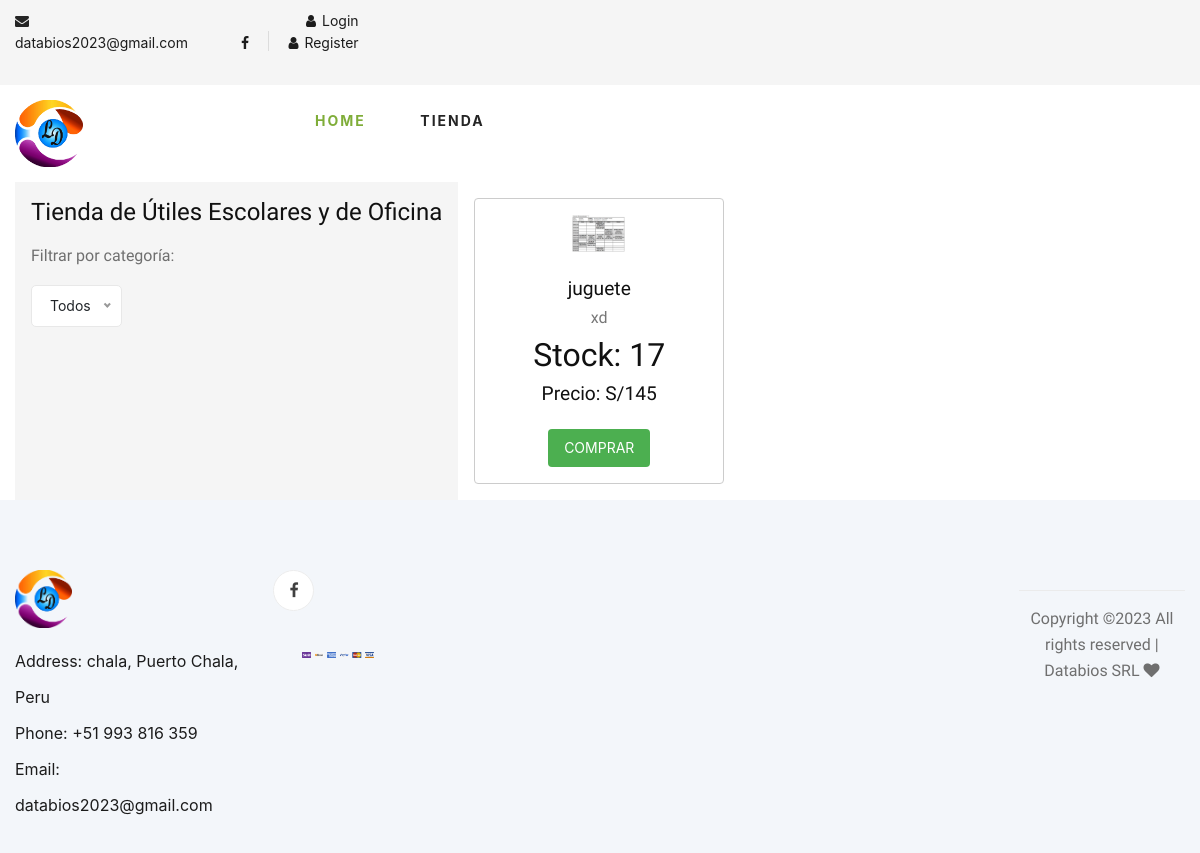
Page /catalogo/ on the earlier database version.
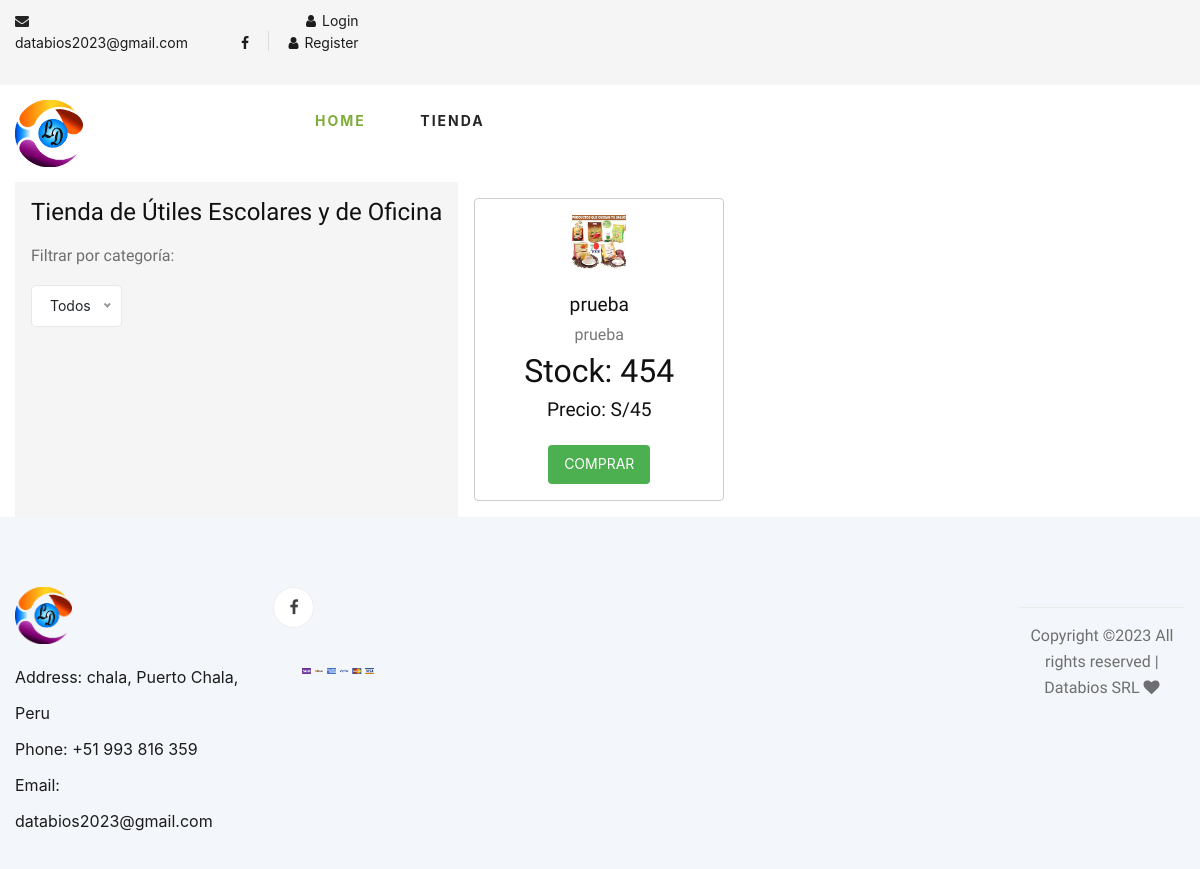
Same page on the later database version.
### almacen/models.py (models this page shows, shortened)
class Product(models.Model):
    categorias = models.ManyToManyField(Categoria)
    nombre= models.TextField()
    descripcion = models.TextField()
    precio = models.IntegerField()
    imagen=models.ImageField(upload_to='imagenes/')
    stock= models.IntegerField()

### almacen/views.py (the view)
# urls.py: path('catalogo/', catalogo, name='productos'),
def catalogo(request):
  obj = Product.objects.all()
  categorias = Categoria.objects.all()
  context ={
    'productos': obj,
    'categorias': categorias,
    }
  return render(request, 'catalogo.html', context)

### templates/catalogo.html (shortened to what this page needs)
{% extends "base.html" %}
{% load static %}
{% block extra_css %}
<link rel="stylesheet" type="text/css" href="{% static 'css/catalogo.css' %}">
{% endblock %}
{% block content %}
<header class="header">
    <div class="header__top">
        <div class="container">
            <div class="row">
                <div class="col-lg-6 col-md-6">
                    <div class="header__top__left">
                        <ul>
                            <li><i class="fa fa-envelope"></i> databios2023@gmail.com</li>
                        </ul>
                    </div>
                </div>
                <div class="col-lg-6 col-md-6">
                    <div class="header__top__right">
                        <div class="header__top__right__social">
                            <a href="https://www.facebook.com/Databios1/"><i class="fa fa-facebook"></i></a>
                        </div>
                        <div class="header__top__right__auth">
                            {% if user.is_authenticated %}
                                <a href="/logout/"><i class="fa fa-user"></i>Logout</a>
                                <p>Bienvenido, {{ user.username }}</p>
                            {% else %}
                            <a href="/login/"><i class="fa fa-user"></i>Login</a>
                            <a href="/register/"><i class="fa fa-user"></i>Register</a>
                            {% endif %}
                        </div>
                    </div>
                </div>
            </div>
        </div>
    </div>
    <div class="container">
        <div class="row">
            <div class="col-lg-3">
                <div class="header__logo">
                    <a href="/"><img src="{% static 'imagenes/logo.png' %}" alt=""></a>
                </div>
            </div>
            <div class="col-lg-6">
                <nav class="header__menu">
                    <ul>
                        <li class="active"><a href="/">Home</a></li>
                        <li><a href="/catalogo/">Tienda</a></li>
                    </ul>
                </nav>
            </div>
        </div>
    </div>
</header>
<div class="container">
    <aside class="sidebar">
        <header>
            <h1>Tienda de Útiles Escolares y de Oficina</h1>
        </header>
        <p>Filtrar por categoría:</p>
    </aside>
    <main class="products-container">
        {% for obj in productos %}
            <div class="product">
                <div class="img-container">
                    <img src='{{ obj.imagen.url }}' alt='{{ obj.nombre }}' class="product-image">
                </div>
                <h1 class="product-title">{{ obj.nombre }}</h1>
                <h2 class="product-description">{{ obj.descripcion }}</h2>
                <h2>Stock: {{ obj.stock }}</h2>
                <h1 class="product-price">Precio: S/{{ obj.precio }}</h1>
                <button class="buy-button">COMPRAR</button>
            </div>
        {% endfor %}
    </main>
</div>
{% endblock %}

### templates/base.html (shortened to what this page needs)
{% load static %}
<!DOCTYPE html>
<html lang="zxx">
<head>
    <link rel="stylesheet" type="text/css" href="{% static 'css/base.css' %}">
    <link rel="stylesheet" href="https://cdnjs.cloudflare.com/ajax/libs/font-awesome/6.0.0-beta3/css/all.min.css">
    <link rel="stylesheet" href="{% static 'css/bootstrap.min.css' %}" type="text/css">
    <link rel="stylesheet" href="{% static 'css/font-awesome.min.css' %}" type="text/css">
    <link rel="stylesheet" href="{% static 'css/elegant-icons.css' %}" type="text/css">
    <link rel="stylesheet" href="{% static 'css/nice-select.css' %}" type="text/css">
    <link rel="stylesheet" href="{% static 'css/jquery-ui.min.css' %}" type="text/css">
    <link rel="stylesheet" href="{% static 'css/owl.carousel.min.css' %}" type="text/css">
    <link rel="stylesheet" href="{% static 'css/slicknav.min.css' %}" type="text/css">
    {% block extra_css %}{% endblock %}
</head>
<body>
    <main>
        {% block content %}{% endblock %}
    </main>
    <footer class="footer spad">
        <div class="container">
            <div class="row">
                <div class="col-lg-3 col-md-6 col-sm-6">
                    <div class="footer__about">
                        <div class="footer__about__logo">
                            <a href="./index.html"><img src="{% static 'imagenes/logo.png' %}" alt=""></a>
                        </div>
                        <ul>
                            <li>Address: chala, Puerto Chala, Peru</li>
                            <li>Phone: +51 993 816 359</li>
                            <li>Email: databios2023@gmail.com</li>
                        </ul>
                    </div>
                </div>
                <div class="col-lg-4 col-md-12">
                    <div class="footer__widget">
                        <div class="footer__widget__social">
                            <a href="https://www.facebook.com/Databios1/"><i class="fa fa-facebook"></i></a>
                        </div>
                    </div>
                    <div class="footer__copyright__payment"><img src="{% static 'imagenes/payment-item.png' %}" alt=""></div>
                </div>
            </div>
            <div align=center class="footer__copyright">
                <div  class="footer__copyright__text"><p>
    Copyright &copy;<script>document.write(new Date().getFullYear());</script> All rights reserved | Databios SRL <i class="fa fa-heart" aria-hidden="true"></i>  </a>
    </p></div>
            </div>
        </div>
    </footer>
</body>
</html>

### static/css/base.css (style rules this page uses)
html, body { height: 100%; font-family: "Cairo", sans-serif; -webkit-font-smoothing: antialiased; font-smoothing: antialiased; }
h1, h2, h3, h4, h5, h6 { margin: 0; color: #111111; font-weight: 400; font-family: "Cairo", sans-serif; }
h1 { font-size: 70px; }
h2 { font-size: 36px; }
p { font-size: 16px; font-family: "Cairo", sans-serif; color: #6f6f6f; font-weight: 400; line-height: 26px; margin: 0 0 15px 0; }
img { width: 25%; height: auto; }
ul, ol { padding: 0; margin: 0; }
.spad { padding-top: 100px; padding-bottom: 100px; }
.header__top { background: #f5f5f5; }
.header__top__left { padding: 10px 0 13px; }
.header__top__left ul li { font-size: 14px; color: #1c1c1c; display: inline-block; margin-right: 45px; position: relative; }
.header__top__left ul li:after { position: absolute; right: -25px; top: 1px; height: 20px; width: 1px; background: #000000; opacity: 0.1; content: ""; }
.header__top__left ul li:last-child { margin-right: 0; }
.header__top__left ul li:last-child:after { display: none; }
.header__top__left ul li i { color: #252525; margin-right: 5px; }
.header__top__right { text-align: right; padding: 10px 0 13px; }
.header__top__right__social { position: relative; display: inline-block; margin-right: 35px; }
.header__top__right__social:after { position: absolute; right: -20px; top: 1px; height: 20px; width: 1px; background: #000000; opacity: 0.1; content: ""; }
.header__top__right__social a { font-size: 14px; display: inline-block; color: #1c1c1c; margin-right: 20px; }
.header__top__right__social a:last-child { margin-right: 0; }
.header__top__right__auth { display: inline-block; }
.header__top__right__auth a { display: block; font-size: 14px; color: #1c1c1c; }
.header__top__right__auth a i { margin-right: 6px; }
.header__logo { padding: 15px 0; }
.header__logo a { display: inline-block; }
.header__menu { padding: 20px 0; }
.header__menu ul li { list-style: none; display: inline-block; margin-right: 50px; position: relative; }
.header__menu ul li.active a { color: #7fad39; }
.header__menu ul li:last-child { margin-right: 0; }
.header__menu ul li a { font-size: 14px; color: #252525; text-transform: uppercase; font-weight: 700; letter-spacing: 2px; -webkit-transition: all, 0.3s; -moz-transition: all, 0.3s; -ms-transition: all, 0.3s; -o-transition: all, 0.3s; transition: all, 0.3s; padding: 5px 0; display: block; }
.product { padding-top: 80px; padding-bottom: 80px; }
.footer { background: #F3F6FA; padding-top: 70px; padding-bottom: 0; }
.footer__about { margin-bottom: 30px; }
.footer__about ul li { font-size: 16px; color: #1c1c1c; line-height: 36px; list-style: none; }
.footer__about__logo { margin-bottom: 15px; }
.footer__about__logo a { display: inline-block; }
.footer__widget { margin-bottom: 30px; overflow: hidden; }
.footer__widget .footer__widget__social a { display: inline-block; height: 41px; width: 41px; font-size: 16px; color: #404040; border: 1px solid #ededed; border-radius: 50%; line-height: 38px; text-align: center; background: #ffffff; -webkit-transition: all, 0.3s; -moz-transition: all, 0.3s; -ms-transition: all, 0.3s; -o-transition: all, 0.3s; transition: all, 0.3s; margin-right: 10px; }
.footer__widget .footer__widget__social a:last-child { margin-right: 0; }
.footer__copyright { border-top: 1px solid #ebebeb; padding: 15px 0; overflow: hidden; margin-top: 20px; }
.footer__copyright__text { font-size: 14px; color: #1c1c1c; float: left; line-height: 25px; }
.footer__copyright__payment { float: right; }
@media only screen and (min-width: 1200px) { .container { max-width: 1170px; } }

Differences in the rows shown:
removed Product: imagen (picture), nombre "juguete", descripcion "xd", stock "17", precio "145"
added Product: imagen (picture), nombre "prueba", descripcion "prueba", stock "454", precio "45"
